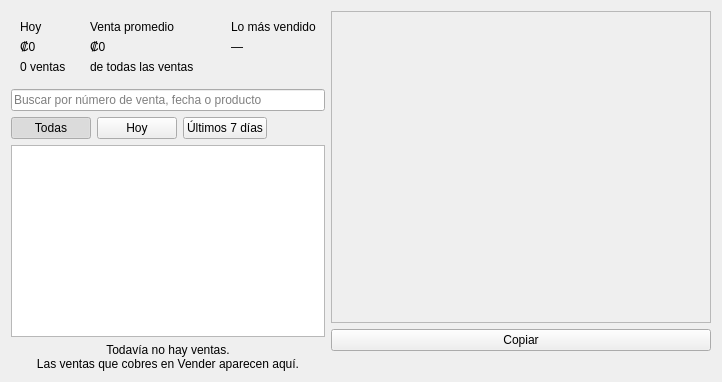
<?xml version="1.0" encoding="UTF-8"?>
<ui version="4.0">
 <class>HistorialForm</class>
 <widget class="QWidget" name="HistorialForm">
  <layout class="QHBoxLayout" name="layoutPrincipal">
   <item>
    <layout class="QVBoxLayout" name="layoutLista">
     <item>
      <layout class="QHBoxLayout" name="layoutResumen">
       <item>
        <widget class="QFrame" name="frmHoy">
         <layout class="QVBoxLayout" name="layoutHoy">
          <item><widget class="QLabel" name="lblHoyTitulo"><property name="text"><string>Hoy</string></property></widget></item>
          <item><widget class="QLabel" name="lblHoyValor"><property name="text"><string>₡0</string></property></widget></item>
          <item><widget class="QLabel" name="lblHoyDetalle"><property name="text"><string>0 ventas</string></property></widget></item>
         </layout>
        </widget>
       </item>
       <item>
        <widget class="QFrame" name="frmPromedio">
         <layout class="QVBoxLayout" name="layoutPromedio">
          <item><widget class="QLabel" name="lblPromedioTitulo"><property name="text"><string>Venta promedio</string></property></widget></item>
          <item><widget class="QLabel" name="lblPromedioValor"><property name="text"><string>₡0</string></property></widget></item>
          <item><widget class="QLabel" name="lblPromedioDetalle"><property name="text"><string>de todas las ventas</string></property></widget></item>
         </layout>
        </widget>
       </item>
       <item>
        <widget class="QFrame" name="frmTop">
         <layout class="QHBoxLayout" name="layoutTop">
          <item><widget class="QLabel" name="lblTopFoto"/></item>
          <item>
           <layout class="QVBoxLayout" name="layoutTopTextos">
            <item><widget class="QLabel" name="lblTopTitulo"><property name="text"><string>Lo más vendido</string></property></widget></item>
            <item><widget class="QLabel" name="lblTopValor"><property name="text"><string>—</string></property></widget></item>
            <item><widget class="QLabel" name="lblTopDetalle"><property name="text"><string/></property></widget></item>
           </layout>
          </item>
         </layout>
        </widget>
       </item>
      </layout>
     </item>
     <item>
      <widget class="QLineEdit" name="txtBuscar">
       <property name="placeholderText"><string>Buscar por número de venta, fecha o producto</string></property>
       <property name="clearButtonEnabled"><bool>true</bool></property>
      </widget>
     </item>
     <item>
      <layout class="QHBoxLayout" name="layoutFiltros">
       <item><widget class="QPushButton" name="btnTodas"><property name="text"><string>Todas</string></property><property name="checkable"><bool>true</bool></property><property name="checked"><bool>true</bool></property><property name="autoExclusive"><bool>true</bool></property></widget></item>
       <item><widget class="QPushButton" name="btnHoy"><property name="text"><string>Hoy</string></property><property name="checkable"><bool>true</bool></property><property name="autoExclusive"><bool>true</bool></property></widget></item>
       <item><widget class="QPushButton" name="btnSemana"><property name="text"><string>Últimos 7 días</string></property><property name="checkable"><bool>true</bool></property><property name="autoExclusive"><bool>true</bool></property></widget></item>
       <item><spacer name="espacioFiltros"><property name="orientation"><enum>Qt::Horizontal</enum></property></spacer></item>
       <item><widget class="QLabel" name="lblConteo"><property name="text"><string/></property></widget></item>
      </layout>
     </item>
     <item>
      <widget class="QListWidget" name="lstVentas">
       <property name="selectionMode"><enum>QAbstractItemView::SingleSelection</enum></property>
      </widget>
     </item>
     <item>
      <widget class="QLabel" name="lblVacio">
       <property name="text"><string>Todavía no hay ventas.
Las ventas que cobres en Vender aparecen aquí.</string></property>
       <property name="alignment"><set>Qt::AlignCenter</set></property>
      </widget>
     </item>
    </layout>
   </item>
   <item>
    <layout class="QVBoxLayout" name="layoutTicket">
     <item>
      <widget class="QScrollArea" name="scrTicket">
       <property name="widgetResizable"><bool>true</bool></property>
       <property name="minimumSize"><size><width>380</width><height>0</height></size></property>
       <widget class="QWidget" name="contenidoTicket"/>
      </widget>
     </item>
     <item>
      <layout class="QHBoxLayout" name="layoutAcciones">
       <item><widget class="QPushButton" name="btnCopiar"><property name="text"><string>Copiar</string></property></widget></item>
      </layout>
     </item>
     <item>
      <widget class="QLabel" name="lblAviso">
       <property name="text"><string/></property>
       <property name="wordWrap"><bool>true</bool></property>
      </widget>
     </item>
    </layout>
   </item>
  </layout>
 </widget>
 <resources/>
 <connections/>
</ui>
